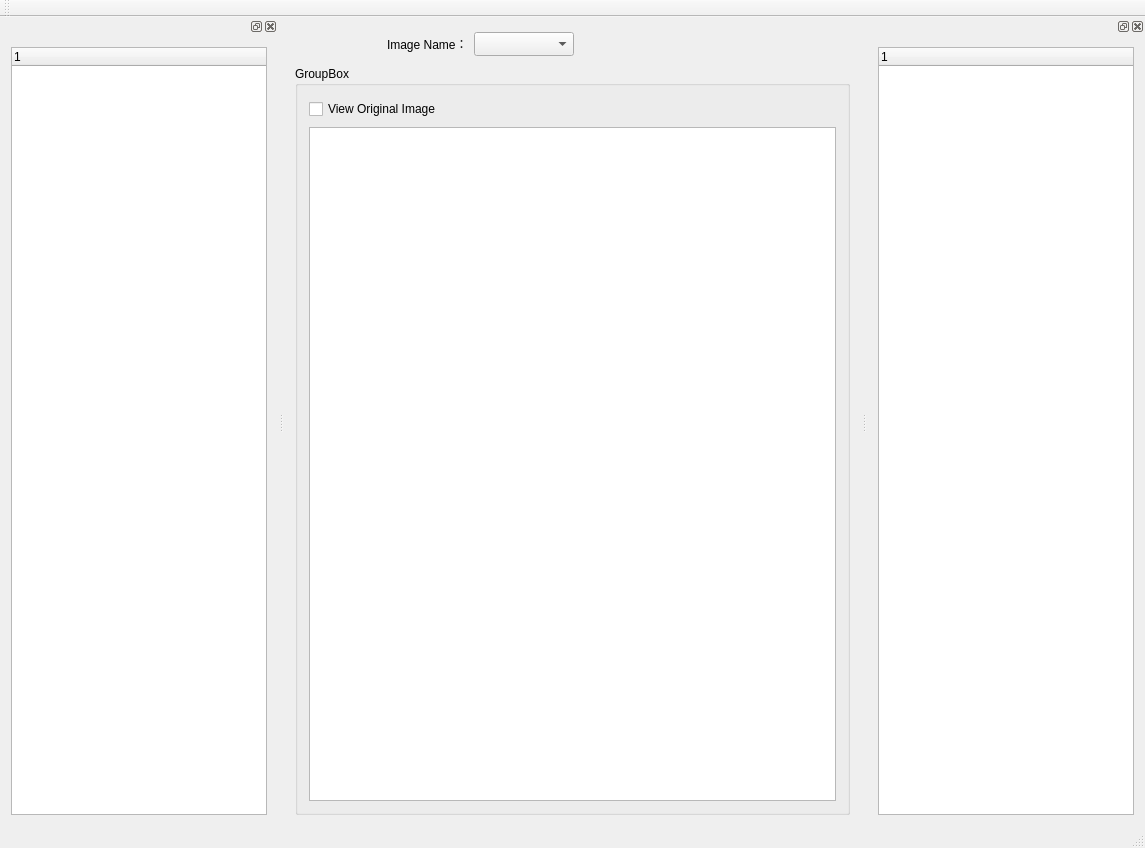
<?xml version="1.0" encoding="UTF-8"?>
<ui version="4.0">
 <class>MainWindow</class>
 <widget class="QMainWindow" name="MainWindow">
  <property name="geometry">
   <rect>
    <x>0</x>
    <y>0</y>
    <width>1145</width>
    <height>848</height>
   </rect>
  </property>
  <property name="windowTitle">
   <string>MainWindow</string>
  </property>
  <widget class="QWidget" name="centralWidget">
   <layout class="QGridLayout" name="gridLayout_5">
    <item row="0" column="0">
     <layout class="QGridLayout" name="gridLayout_3">
      <item row="0" column="7">
       <spacer name="horizontalSpacer_2">
        <property name="orientation">
         <enum>Qt::Horizontal</enum>
        </property>
        <property name="sizeHint" stdset="0">
         <size>
          <width>40</width>
          <height>20</height>
         </size>
        </property>
       </spacer>
      </item>
      <item row="0" column="1">
       <widget class="QLabel" name="lb_ImageName">
        <property name="maximumSize">
         <size>
          <width>128</width>
          <height>16777215</height>
         </size>
        </property>
        <property name="text">
         <string>Image Name：</string>
        </property>
       </widget>
      </item>
      <item row="0" column="2">
       <widget class="QComboBox" name="cmb_imgeList">
        <property name="minimumSize">
         <size>
          <width>100</width>
          <height>24</height>
         </size>
        </property>
        <property name="maximumSize">
         <size>
          <width>256</width>
          <height>24</height>
         </size>
        </property>
       </widget>
      </item>
      <item row="0" column="4">
       <widget class="QPushButton" name="btn_preImage">
        <property name="minimumSize">
         <size>
          <width>32</width>
          <height>32</height>
         </size>
        </property>
        <property name="maximumSize">
         <size>
          <width>48</width>
          <height>48</height>
         </size>
        </property>
        <property name="text">
         <string/>
        </property>
        <property name="icon">
         <iconset resource="resource.qrc">
          <normaloff>:/Image/icons/后退.png</normaloff>:/Image/icons/后退.png</iconset>
        </property>
        <property name="iconSize">
         <size>
          <width>32</width>
          <height>32</height>
         </size>
        </property>
        <property name="flat">
         <bool>true</bool>
        </property>
       </widget>
      </item>
      <item row="0" column="3">
       <widget class="QPushButton" name="btn_openImageDir">
        <property name="minimumSize">
         <size>
          <width>32</width>
          <height>32</height>
         </size>
        </property>
        <property name="maximumSize">
         <size>
          <width>48</width>
          <height>48</height>
         </size>
        </property>
        <property name="text">
         <string/>
        </property>
        <property name="icon">
         <iconset resource="resource.qrc">
          <normaloff>:/Image/icons/图像_images17.png</normaloff>:/Image/icons/图像_images17.png</iconset>
        </property>
        <property name="iconSize">
         <size>
          <width>32</width>
          <height>32</height>
         </size>
        </property>
        <property name="flat">
         <bool>true</bool>
        </property>
       </widget>
      </item>
      <item row="0" column="5">
       <widget class="QPushButton" name="btn_run">
        <property name="minimumSize">
         <size>
          <width>32</width>
          <height>32</height>
         </size>
        </property>
        <property name="maximumSize">
         <size>
          <width>48</width>
          <height>48</height>
         </size>
        </property>
        <property name="text">
         <string/>
        </property>
        <property name="icon">
         <iconset resource="resource.qrc">
          <normaloff>:/Image/icons/运行中.png</normaloff>:/Image/icons/运行中.png</iconset>
        </property>
        <property name="iconSize">
         <size>
          <width>32</width>
          <height>32</height>
         </size>
        </property>
        <property name="flat">
         <bool>true</bool>
        </property>
       </widget>
      </item>
      <item row="0" column="6">
       <widget class="QPushButton" name="btn_nextImage">
        <property name="maximumSize">
         <size>
          <width>48</width>
          <height>48</height>
         </size>
        </property>
        <property name="text">
         <string/>
        </property>
        <property name="icon">
         <iconset resource="resource.qrc">
          <normaloff>:/Image/icons/前进.png</normaloff>:/Image/icons/前进.png</iconset>
        </property>
        <property name="iconSize">
         <size>
          <width>32</width>
          <height>32</height>
         </size>
        </property>
        <property name="flat">
         <bool>true</bool>
        </property>
       </widget>
      </item>
      <item row="0" column="0">
       <spacer name="horizontalSpacer">
        <property name="orientation">
         <enum>Qt::Horizontal</enum>
        </property>
        <property name="sizeHint" stdset="0">
         <size>
          <width>40</width>
          <height>20</height>
         </size>
        </property>
       </spacer>
      </item>
     </layout>
    </item>
    <item row="1" column="0">
     <widget class="QGroupBox" name="groupBox">
      <property name="title">
       <string>GroupBox</string>
      </property>
      <layout class="QGridLayout" name="gridLayout_4">
       <item row="0" column="0">
        <widget class="QCheckBox" name="checkBox">
         <property name="text">
          <string>View Original Image</string>
         </property>
        </widget>
       </item>
       <item row="0" column="1">
        <widget class="QPushButton" name="btn_zoomout">
         <property name="minimumSize">
          <size>
           <width>24</width>
           <height>24</height>
          </size>
         </property>
         <property name="maximumSize">
          <size>
           <width>32</width>
           <height>32</height>
          </size>
         </property>
         <property name="text">
          <string/>
         </property>
         <property name="icon">
          <iconset resource="resource.qrc">
           <normaloff>:/Image/icons/zoom-in(1).png</normaloff>:/Image/icons/zoom-in(1).png</iconset>
         </property>
         <property name="iconSize">
          <size>
           <width>24</width>
           <height>24</height>
          </size>
         </property>
         <property name="flat">
          <bool>true</bool>
         </property>
        </widget>
       </item>
       <item row="1" column="0" colspan="2">
        <widget class="QEnhancedGraphicsView" name="graphicsView"/>
       </item>
      </layout>
     </widget>
    </item>
   </layout>
  </widget>
  <widget class="QMenuBar" name="menuBar">
   <property name="geometry">
    <rect>
     <x>0</x>
     <y>0</y>
     <width>1145</width>
     <height>22</height>
    </rect>
   </property>
  </widget>
  <widget class="QToolBar" name="mainToolBar">
   <attribute name="toolBarArea">
    <enum>TopToolBarArea</enum>
   </attribute>
   <attribute name="toolBarBreak">
    <bool>false</bool>
   </attribute>
  </widget>
  <widget class="QStatusBar" name="statusBar"/>
  <widget class="QDockWidget" name="dockWidget">
   <attribute name="dockWidgetArea">
    <number>1</number>
   </attribute>
   <widget class="QWidget" name="dockWidgetContents">
    <layout class="QGridLayout" name="gridLayout">
     <item row="0" column="0">
      <widget class="QTreeWidget" name="treeWidget">
       <column>
        <property name="text">
         <string notr="true">1</string>
        </property>
       </column>
      </widget>
     </item>
    </layout>
   </widget>
  </widget>
  <widget class="QDockWidget" name="dockWidget_2">
   <attribute name="dockWidgetArea">
    <number>2</number>
   </attribute>
   <widget class="QWidget" name="dockWidgetContents_2">
    <layout class="QGridLayout" name="gridLayout_2">
     <item row="0" column="0">
      <widget class="QTreeWidget" name="treeWidget_2">
       <column>
        <property name="text">
         <string notr="true">1</string>
        </property>
       </column>
      </widget>
     </item>
    </layout>
   </widget>
  </widget>
 </widget>
 <layoutdefault spacing="6" margin="11"/>
 <customwidgets>
  <customwidget>
   <class>QEnhancedGraphicsView</class>
   <extends>QGraphicsView</extends>
   <header>GUI/qenhancedgraphicsview.h</header>
  </customwidget>
 </customwidgets>
 <resources>
  <include location="resource.qrc"/>
 </resources>
 <connections/>
</ui>
